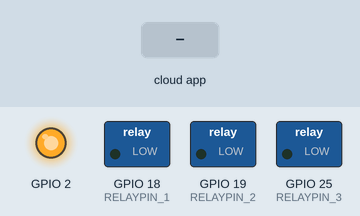
A sketch run on a simulated ESP8266 (NodeMCU). Parts: switched loads named in the sketch (green lamp = pin HIGH), output pins drawn as LEDs (lit = HIGH). The inputs (shaded band) are chosen by the test bench. WiFi joins after 1.5 s; servers stay silent unless stated; what the sketch prints to the serial monitor is not drawn.

Above: at 2.7 s.
2.8 s: the phone or cloud app sets 65f3423038f6f4a3cdc212b1 to 1
At 3.6 s:
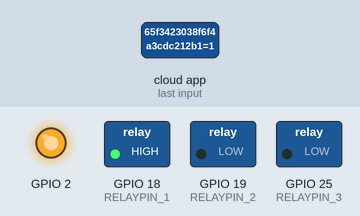
4.3 s: the phone or cloud app sets 65f3424638f6f4a3cdc21303 to 1
At 4.7 s:
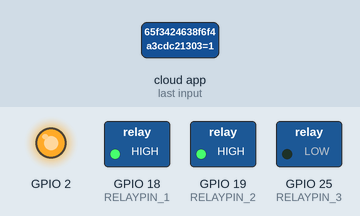
5.8 s: the phone or cloud app sets 65f3423038f6f4a3cdc212b1 to 0
At 7.0 s:
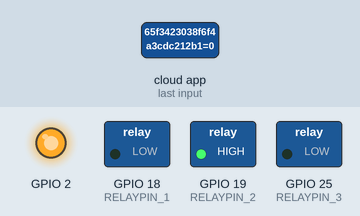
7.3 s: the phone or cloud app sets 65f3421538f6f4a3cdc21294 to 1
At 8.2 s:
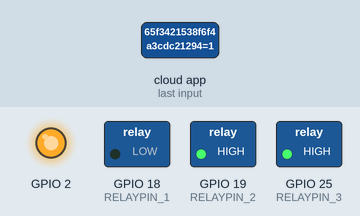
8.8 s: the phone or cloud app sets 65f3424638f6f4a3cdc21303 to 0
At 9.4 s:
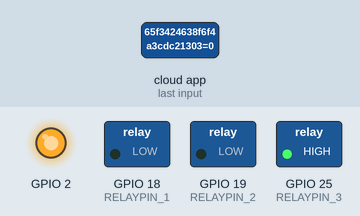
10.3 s: the phone or cloud app sets 65f3423038f6f4a3cdc212b1 to 1
At 11.7 s:
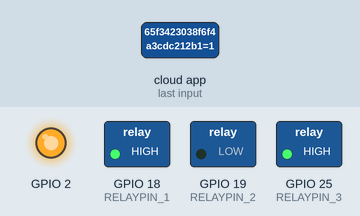
Timing chart, 0 to 12.8 s (numbered marks = the images above; inputs shaded):
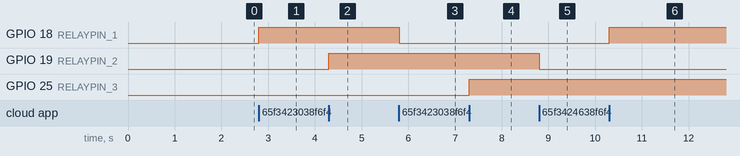

Measured:
- after the input at 2.8 s, GPIO 18 (RELAYPIN_1): LOW → HIGH at once
- after the input at 4.3 s, GPIO 19 (RELAYPIN_2): LOW → HIGH at once
- after the input at 5.8 s, GPIO 18 (RELAYPIN_1): HIGH → LOW at once
- after the input at 7.3 s, GPIO 25 (RELAYPIN_3): LOW → HIGH at once
- after the input at 8.8 s, GPIO 19 (RELAYPIN_2): HIGH → LOW at once
- after the input at 10.3 s, GPIO 18 (RELAYPIN_1): LOW → HIGH at once

The sketch:

Home_Automation_Alexa_Sinric_V0.1.ino
```cpp
/*
  Author: Vikrant_Gupta
  Email: vikrantgupta95@gmail.com
  LinkedIn: https://www.linkedin.com/in/vikrantgupta95/
  Instagram: https://www.instagram.com/crazyvikku/
  GitHub: https://github.com/vikrantgupta95
  Created For: Apeiro Energy

  Description:
  *How to use up to N SinricPro Switch devices on one ESP module
 *                       to control N relays and N flipSwitches for manually control:
 * - setup N SinricPro switch devices
 * - setup N relays
 * - setup N flipSwitches to control relays manually
 *   (flipSwitch can be a tactile button or a toggle switch and is setup in line #52)
 *
 * - handle request using just one callback to switch relay
 * - handle flipSwitches to switch relays manually and send event to sinricPro server
 *
 * - SinricPro deviceId and PIN configuration for relays and buttins is done in std::map<String, deviceConfig_t> devices
 *
 * If you encounter any issues:
 * - check the readme.md at https://github.com/sinricpro/esp8266-esp32-sdk/blob/master/README.md
 * - ensure all dependent libraries are installed
 *   - see https://github.com/sinricpro/esp8266-esp32-sdk/blob/master/README.md#arduinoide
 *   - see https://github.com/sinricpro/esp8266-esp32-sdk/blob/master/README.md#dependencies
 * - open serial monitor and check whats happening
 * - check full user documentation at https://sinricpro.github.io/esp8266-esp32-sdk
 * - visit https://github.com/sinricpro/esp8266-esp32-sdk/issues and check for existing issues or open a new one

  Last updated: [11-04-2024]
*/

#ifdef ENABLE_DEBUG
#define DEBUG_ESP_PORT Serial
#define NODEBUG_WEBSOCKETS
#define NDEBUG
#endif

#include <Arduino.h>
#if defined(ESP8266)
#include <ESP8266WiFi.h>
#elif defined(ESP32) || defined(ARDUINO_ARCH_RP2040)
#include <WiFi.h>
#endif

#include "SinricPro.h"
#include "SinricProSwitch.h"
#include <map>

#define WIFI_SSID "Inlyf"
#define WIFI_PASS "Inlyf@2022"
#define APP_KEY "ed0d23fc-9227-49f9-9455-aa29133a0592"
#define APP_SECRET "0d96f066-26d6-409c-8dd9-f365ea6babed-5e038c7b-b94e-489d-9917-076598d238cf"

// comment the following line if you use a toggle switches instead of tactile buttons

#define BAUD_RATE 115200

#define DEBOUNCE_TIME 250

#define RELAYPIN_1 18  //Lights
#define RELAYPIN_2 19  //Lamp
#define RELAYPIN_3 25  //Fan
//#define RELAYPIN_4 26  // Socket

#define SWITCH_ID_1 "65f3423038f6f4a3cdc212b1"
#define SWITCH_ID_2 "65f3424638f6f4a3cdc21303"
#define SWITCH_ID_3 "65f3421538f6f4a3cdc21294"
//#define SWITCH_ID_4       "65f3421538f6f4a3cdc21294"


bool onPowerState1(const String &deviceId, bool &state) {
  Serial.printf("Device 1 turned %s", state ? "on" : "off");
  digitalWrite(RELAYPIN_1, state ? HIGH : LOW);
  Serial.println(" ");
  Serial.println("******************************");
  Serial.print("Relay PIN: ");
  Serial.print(RELAYPIN_1);
  Serial.print(" = is set to ");
  Serial.println(state);
  Serial.println("******************************");
  return true;  // request handled properly
}

bool onPowerState2(const String &deviceId, bool &state) {
  Serial.printf("Device 2 turned %s", state ? "on" : "off");
  digitalWrite(RELAYPIN_2, state ? HIGH : LOW);
  Serial.println(" ");
  Serial.println("******************************");
  Serial.print("Relay PIN: ");
  Serial.print(RELAYPIN_2);
  Serial.print(" = is set to ");
  Serial.println(state);
  Serial.println("******************************");
  return true;  // request handled properly
}

bool onPowerState3(const String &deviceId, bool &state) {
  Serial.printf("Device 3 turned %s", state ? "on" : "off");
  digitalWrite(RELAYPIN_3, state ? HIGH : LOW);
  Serial.println(" ");
  Serial.println("******************************");
  Serial.print("Relay PIN: ");
  Serial.print(RELAYPIN_3);
  Serial.print(" = is set to ");
  Serial.println(state);
  Serial.println("******************************");
  return true;  // request handled properly
}


void setupWiFi() {
  Serial.printf("\r\n[Wifi]: Connecting");

#if defined(ESP8266)
  WiFi.setSleepMode(WIFI_NONE_SLEEP);
  WiFi.setAutoReconnect(true);
#elif defined(ESP32)
  WiFi.setSleep(false);
  WiFi.setAutoReconnect(true);
#endif

  WiFi.begin(WIFI_SSID, WIFI_PASS);

  while (WiFi.status() != WL_CONNECTED) {
    Serial.printf(".");
    delay(250);
    digitalWrite(2, LOW);
  }

  Serial.printf("connected!\r\n[WiFi]: IP-Address is %s\r\n", WiFi.localIP().toString().c_str());
  digitalWrite(2, HIGH);
}

// setup function for SinricPro
void setupSinricPro() {
  // add devices and callbacks to SinricPro
  pinMode(RELAYPIN_1, OUTPUT);
  pinMode(RELAYPIN_2, OUTPUT);
  pinMode(RELAYPIN_3, OUTPUT);

  SinricProSwitch &mySwitch1 = SinricPro[SWITCH_ID_1];
  mySwitch1.onPowerState(onPowerState1);
  SinricProSwitch &mySwitch2 = SinricPro[SWITCH_ID_2];
  mySwitch2.onPowerState(onPowerState2);
  SinricProSwitch &mySwitch3 = SinricPro[SWITCH_ID_3];
  mySwitch3.onPowerState(onPowerState3);


  // setup SinricPro
  SinricPro.onConnected([]() {
    Serial.printf("Connected to SinricPro\r\n");
  });
  SinricPro.onDisconnected([]() {
    Serial.printf("Disconnected from SinricPro\r\n");
  });
  SinricPro.restoreDeviceStates(true);  // Uncomment to restore the last known state from the server.

  SinricPro.begin(APP_KEY, APP_SECRET);
}

// main setup function
void setup() {
  Serial.begin(BAUD_RATE);
  Serial.printf("\r\n\r\n");
  setupWiFi();
  setupSinricPro();
  pinMode(2, OUTPUT);
}

void loop() {
  SinricPro.handle();
}
```
